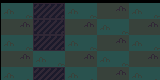

This game map was drawn from its Tiled (.tmx) file and the tilesets committed beside it. A one-line description and the full map source follow:
An orthogonal 5x5 tile map with 32x16 px tiles, 1 tile layer (Tile Layer 1), 2 tilesets.

<map version="1.9" tiledversion="1.9.2" orientation="orthogonal" renderorder="right-down" width="5" height="5" tilewidth="32" tileheight="16" infinite="0" nextlayerid="2" nextobjectid="1">
 <editorsettings>
  <export target="Testmap2.tmj" format="json" />
 </editorsettings>
 <tileset firstgid="1" name="tile-sheet" tilewidth="32" tileheight="16" tilecount="3" columns="3">
  <image source="tile-sheet.png" trans="ff00ff" width="96" height="16" />
 </tileset>
 <tileset firstgid="4" name="tile-sheet" tilewidth="32" tileheight="16" tilecount="3" columns="3">
  <image source="../Testmap3/tile-sheet.png" trans="ff00ff" width="96" height="16" />
 </tileset>
 <layer id="1" name="Tile Layer 1" width="5" height="5" offsetx="1" offsety="3">
  <data encoding="csv">
2,3,2,1,2,
1,3,1,2,1,
2,3,2,1,2,
1,2,1,2,1,
2,3,2,1,2
</data>
 </layer>
</map>